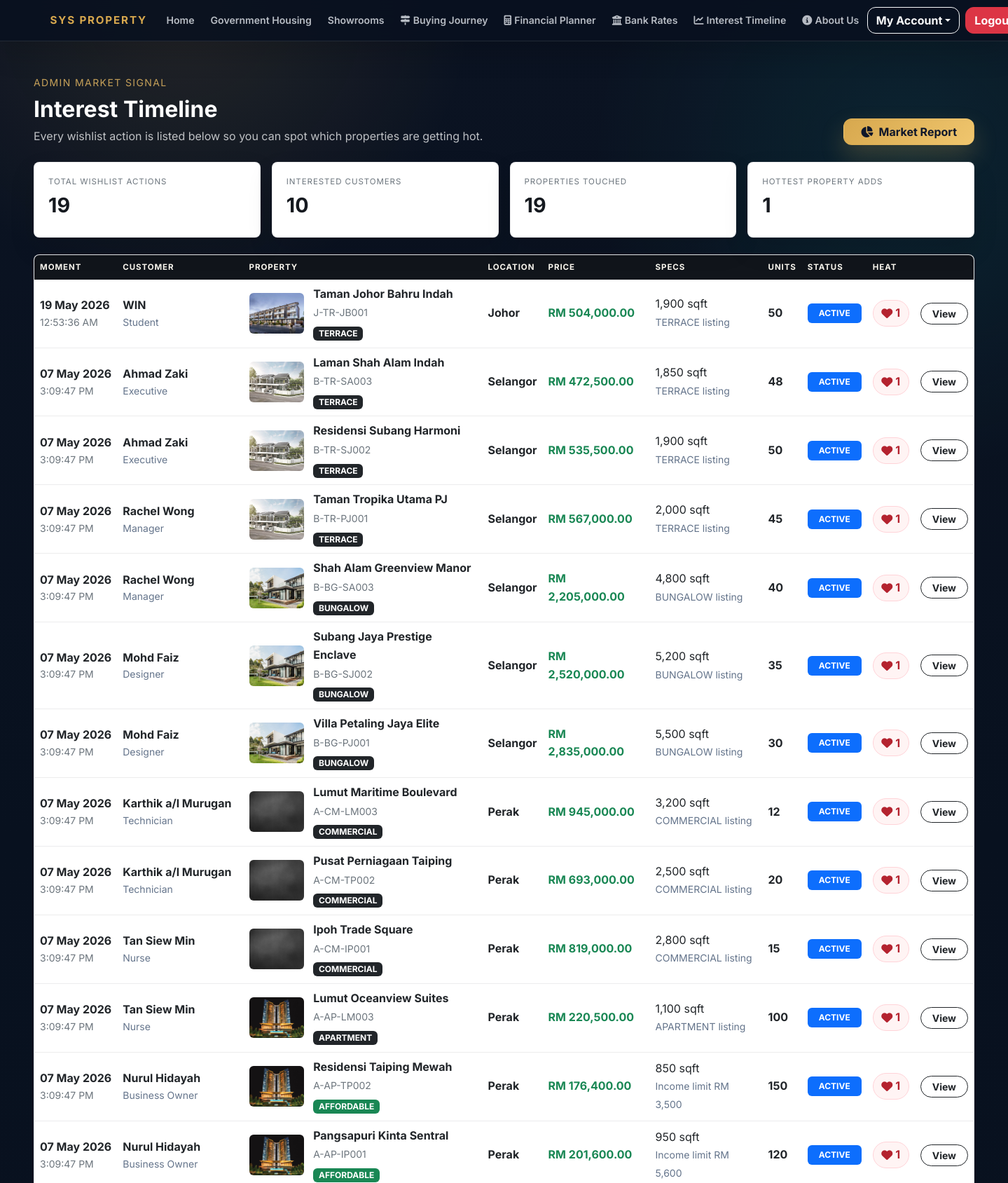
Page /admin/interest_timeline.php (signed in, upper part) on the committed database.
### tables this page shows
CREATE TABLE `wishlists` (
  `wishlist_id` int(11) NOT NULL,
  `customer_id` int(11) NOT NULL,
  `property_id` int(11) NOT NULL,
  `created_at` datetime DEFAULT current_timestamp()
);

CREATE TABLE `customers` (
  `customer_id` int(11) NOT NULL,
  `full_name` varchar(255) NOT NULL,
  `phone_number` varchar(20) NOT NULL,
  `marital_status` enum('SINGLE','MARRIED') NOT NULL,
  `dependents_count` int(11) NOT NULL DEFAULT 0,
  `occupation` varchar(150) NOT NULL,
  `monthly_income` decimal(10,2) NOT NULL,
  `profile_image` varchar(255) DEFAULT NULL
);

CREATE TABLE `properties` (
  `property_id` int(11) NOT NULL,
  `property_code` varchar(20) NOT NULL,
  `project_name` varchar(255) NOT NULL,
  `state` varchar(100) NOT NULL,
  `property_type` enum('AFFORDABLE','TERRACE','BUNGALOW','COMMERCIAL','APARTMENT') NOT NULL,
  `price` decimal(12,2) NOT NULL,
  `total_units` int(11) NOT NULL,
  `built_up_sqft` int(11) NOT NULL,
  `income_limit_rm` decimal(10,2) DEFAULT NULL,
  `status` enum('ACTIVE','SOLD_OUT','ARCHIVED') NOT NULL DEFAULT 'ACTIVE',
  `image_filename` varchar(255) NOT NULL,
  `image_search_keyword` varchar(255) NOT NULL,
  `is_affordable` tinyint(1) NOT NULL DEFAULT 0
);

### includes/property_images.php (called while the page is built, shortened)
<?php
function property_catalog_image_path(array $property, string $url_prefix = '', string $filesystem_prefix = ''): string
{
    $base_url = $url_prefix . 'SYS Property Catalog/';
    $base_path = $filesystem_prefix . 'SYS Property Catalog/';
    $placeholder = $base_url . 'placeholder.jpg';
    $custom_image = trim((string)($property['image_filename'] ?? ''));
    if ($custom_image !== '') {
        $custom_image = ltrim(str_replace('\\', '/', $custom_image), '/');
    }
    $db_type = strtolower(trim((string)($property['property_type'] ?? '')));
    $raw_state = trim((string)($property['state'] ?? ''));
    $state_name = ucwords(strtolower($raw_state));
    $folder = 'Apartment/';
    if ($db_type === 'commercial') {
        $folder = 'Commercial/';
    } elseif ($db_type === 'terrace') {
        $folder = 'Terrace/';
    } elseif ($db_type === 'bungalow') {
        $folder = 'Bungalow/';
    }
    $file_name = ucfirst($db_type) . ' - ' . $state_name;
    foreach (['jpg', 'jpeg', 'png', 'webp'] as $ext) {
        $relative_path = $folder . $file_name . '.' . $ext;
        if (file_exists($base_path . $relative_path)) {
            return $base_url . $relative_path;
        }
    }
    return $placeholder;
}

### admin/interest_timeline.php (the view, shortened to what this page needs)
<?php
require_once '../includes/property_images.php';
include '../includes/header.php';
$summary = [
    'total_actions' => 0,
    'unique_customers' => 0,
    'unique_properties' => 0,
    'top_interest' => 0
];
$summary_result = $conn->query("
    SELECT
        COUNT(*) AS total_actions,
        COUNT(DISTINCT customer_id) AS unique_customers,
        COUNT(DISTINCT property_id) AS unique_properties
    FROM wishlists
");
if ($summary_result) {
    $summary = array_merge($summary, $summary_result->fetch_assoc() ?: []);
}
$top_result = $conn->query("
    SELECT COUNT(*) AS top_interest
    FROM wishlists
    GROUP BY property_id
    ORDER BY top_interest DESC
    LIMIT 1
");
if ($top_result && $top_result->num_rows > 0) {
    $summary['top_interest'] = (int)$top_result->fetch_assoc()['top_interest'];
}
$query = "
    SELECT
        w.wishlist_id,
        w.created_at,
        c.full_name AS customer_name,
        c.occupation,
        p.property_id,
        p.property_code,
        p.project_name,
        p.state,
        p.property_type,
        p.price,
        p.total_units,
        p.built_up_sqft,
        p.income_limit_rm,
        p.status,
        p.image_filename,
        p.is_affordable,
        popularity.total_interest
    FROM wishlists w
    JOIN customers c ON w.customer_id = c.customer_id
    JOIN properties p ON w.property_id = p.property_id
    JOIN (
        SELECT property_id, COUNT(*) AS total_interest
        FROM wishlists
        GROUP BY property_id
    ) popularity ON popularity.property_id = p.property_id
    ORDER BY w.created_at DESC, w.wishlist_id DESC
    LIMIT 100
";
$result = $conn->query($query);
?>
<div class="container-fluid px-4 px-lg-5 my-5 interest-timeline-page">
    <div class="d-flex flex-column flex-lg-row justify-content-between align-items-lg-end gap-3 mb-4">
        <div>
            <p class="text-uppercase tracking-wider text-gold mb-2 small">Admin Market Signal</p>
            <h2 class="fw-bold m-0 text-white">Interest Timeline</h2>
            <p class="text-light opacity-75 mt-2 mb-0">
                Every wishlist action is listed below so you can spot which properties are getting hot.
            </p>
        </div>
        <a href="business_reports.php?report=market" class="btn btn-primary fw-bold px-4">
            <i class="fas fa-chart-pie me-2"></i>Market Report
        </a>
    </div>
    <div class="row g-3 mb-4">
        <div class="col-6 col-xl-3">
            <div class="timeline-metric">
                <span>Total Wishlist Actions</span>
                <strong><?php echo number_format((int)$summary['total_actions']); ?></strong>
            </div>
        </div>
        <div class="col-6 col-xl-3">
            <div class="timeline-metric">
                <span>Interested Customers</span>
                <strong><?php echo number_format((int)$summary['unique_customers']); ?></strong>
            </div>
        </div>
        <div class="col-6 col-xl-3">
            <div class="timeline-metric">
                <span>Properties Touched</span>
                <strong><?php echo number_format((int)$summary['unique_properties']); ?></strong>
            </div>
        </div>
        <div class="col-6 col-xl-3">
            <div class="timeline-metric">
                <span>Hottest Property Adds</span>
                <strong><?php echo number_format((int)$summary['top_interest']); ?></strong>
            </div>
        </div>
    </div>
    <div class="interest-grid-wrap bg-white text-dark shadow-sm">
        <div class="table-responsive">
            <table class="table align-middle interest-grid mb-0">
                <thead>
                    <tr>
                        <th>Moment</th>
                        <th>Customer</th>
                        <th>Property</th>
                        <th>Location</th>
                        <th>Price</th>
                        <th>Specs</th>
                        <th>Units</th>
                        <th>Status</th>
                        <th>Heat</th>
                        <th></th>
                    </tr>
                </thead>
                <tbody>
                    <?php if ($result && $result->num_rows > 0): ?>
                        <?php while ($log = $result->fetch_assoc()): ?>
                            <?php
                            $is_affordable = (int)$log['is_affordable'] === 1;
                            $is_sold_out = trim((string)$log['status']) === 'SOLD_OUT';
                            $final_img = property_catalog_image_path($log, '../', '../');
                            ?>
                            <tr>
                                <td class="moment-cell">
                                    <strong><?php echo date('d M Y', strtotime($log['created_at'])); ?></strong>
                                    <small><?php echo date('g:i:s A', strtotime($log['created_at'])); ?></small>
                                </td>
                                <td>
                                    <strong><?php echo htmlspecialchars($log['customer_name']); ?></strong>
                                    <small class="d-block text-muted"><?php echo htmlspecialchars($log['occupation'] ?: 'Occupation not set'); ?></small>
                                </td>
                                <td class="property-cell">
                                    <div class="property-cell-inner">
                                        <img src="<?php echo htmlspecialchars($final_img); ?>" alt="<?php echo htmlspecialchars($log['project_name']); ?>">
                                        <div>
                                            <strong><?php echo htmlspecialchars($log['project_name']); ?></strong>
                                            <small><?php echo htmlspecialchars($log['property_code']); ?></small>
                                            <span class="badge <?php echo $is_affordable ? 'bg-success' : 'bg-dark'; ?> mt-2">
                                                <?php echo $is_affordable ? 'AFFORDABLE' : htmlspecialchars($log['property_type']); ?>
                                            </span>
                                        </div>
                                    </div>
                                </td>
                                <td>
                                    <span class="fw-bold"><?php echo htmlspecialchars($log['state']); ?></span>
                                </td>
                                <td class="fw-bold text-success">RM <?php echo number_format((float)$log['price'], 2); ?></td>
                                <td>
                                    <span class="d-block"><?php echo number_format((int)$log['built_up_sqft']); ?> sqft</span>
                                    <?php if ($is_affordable): ?>
                                        <small class="text-muted">Income limit RM <?php echo number_format((float)($log['income_limit_rm'] ?? 0), 0); ?></small>
                                    <?php else: ?>
                                        <small class="text-muted"><?php echo htmlspecialchars($log['property_type']); ?> listing</small>
                                    <?php endif; ?>
                                </td>
                                <td>
                                    <span class="<?php echo $is_sold_out ? 'text-danger' : 'text-dark'; ?> fw-bold">
                                        <?php echo $is_sold_out ? '0' : number_format((int)$log['total_units']); ?>
                                    </span>
                                </td>
                                <td>
                                    <span class="badge <?php echo $is_sold_out ? 'bg-danger' : 'bg-primary'; ?> px-3 py-2">
                                        <?php echo htmlspecialchars($log['status']); ?>
                                    </span>
                                </td>
                                <td>
                                    <span class="heat-pill">
                                        <i class="fas fa-heart me-1"></i><?php echo number_format((int)$log['total_interest']); ?>
                                    </span>
                                </td>
                                <td class="text-end">
                                    <a href="../property_detail.php?id=<?php echo (int)$log['property_id']; ?>" class="btn btn-outline-dark btn-sm rounded-pill px-3">
                                        View
                                    </a>
                                </td>
                            </tr>
                        <?php endwhile; ?>
                    <?php endif; ?>
                </tbody>
            </table>
        </div>
    </div>
</div>
<?php include '../includes/footer.php'; ?>

### includes/header.php (style rules this page uses)
:root { --luxury-bg: #05060a; --luxury-surface: rgba(255,255,255,0.08); --luxury-border: rgba(255,255,255,0.12); --luxury-gold: #c5a059; --luxury-white: #f4f1e8; --luxury-muted: rgba(236,233,225,0.78); }
* { box-sizing: border-box; }
html { scroll-behavior: smooth; }
body { margin: 0; min-height: 100vh; background: radial-gradient(circle at top, rgba(197,160,89,0.06), transparent 28%), linear-gradient(180deg, #08101c 0%, #05060a 100%); color: var(--luxury-white); font-family: 'Montserrat', sans-serif; }
body a { transition: color 0.2s ease, transform 0.2s ease; }
h1, h2, h3, h4, h5, h6 { font-family: 'Playfair Display', serif; letter-spacing: 0.03em; }
.btn-primary { background: linear-gradient(135deg, #c5a059 0%, #d5b06d 100%) !important; border-color: transparent !important; box-shadow: 0 14px 30px rgba(197,160,89,0.25); color: #11151b !important; font-weight: 600; }
.bg-light, .bg-white, .card:not(.bg-dark):not(.estimator-card), .list-group-item, .dropdown-menu, .modal-content:not(.bg-dark), .form-control, .form-select { color: #212529; }
.tracking-wider { letter-spacing: 0.1em; }
.text-gold { color: var(--luxury-gold) !important; }
:root { --luxury-bg: #08111f; --luxury-ink: #101827; --luxury-gold: #d7a84e; --luxury-blue: #2d6cdf; --luxury-teal: #10a6a0; --luxury-white: #fbfaf7; --luxury-muted: rgba(238,242,247,0.76); --surface: #ffffff; --surface-soft: #f6f8fb; --text-muted: #64748b; --radius: 18px; --shadow-soft: 0 18px 48px rgba(15, 23, 42, 0.12); --shadow-lift: 0 28px 70px rgba(15, 23, 42, 0.18); }
body { background: radial-gradient(circle at 18% 0%, rgba(215,168,78,0.12), transparent 26rem), radial-gradient(circle at 90% 8%, rgba(16,166,160,0.12), transparent 28rem), linear-gradient(180deg, #0b1322 0%, #08111f 42%, #0a1220 100%); color: var(--luxury-white); font-family: 'Inter', system-ui, -apple-system, BlinkMacSystemFont, 'Segoe UI', sans-serif; line-height: 1.6; text-rendering: optimizeLegibility; }
body a { transition: color 0.2s ease, background-color 0.2s ease, border-color 0.2s ease, transform 0.2s ease, box-shadow 0.2s ease; }
h1, h2, h3, h4, h5, h6 { font-family: 'Inter', system-ui, sans-serif; letter-spacing: 0; line-height: 1.12; }
.btn { border-radius: 12px; font-weight: 700; letter-spacing: 0; transition: transform 0.2s ease, box-shadow 0.2s ease, background-color 0.2s ease, border-color 0.2s ease; }
.btn-primary { background: linear-gradient(135deg, #d7a84e 0%, #f0c66e 100%) !important; box-shadow: 0 16px 34px rgba(215,168,78,0.24); color: #0f172a !important; }
.btn-outline-dark, .btn-outline-secondary, .btn-outline-light { border-width: 1px; font-weight: 700; }
.bg-white { background-color: var(--surface) !important; }
.text-muted { color: var(--text-muted) !important; }

### admin/interest_timeline.php (style rules this page uses)
.interest-timeline-page .tracking-wider { letter-spacing: 0.1em; }
.interest-timeline-page .text-gold { color: #c5a059 !important; }
.timeline-metric { background: #ffffff; color: #15191f; border: 1px solid rgba(20,24,31,0.08); box-shadow: 0 16px 36px rgba(0,0,0,0.12); padding: 1.1rem 1.25rem; border-radius: 8px; min-height: 108px; }
.timeline-metric span { display: block; color: #6c757d; font-size: 0.72rem; text-transform: uppercase; letter-spacing: 0.08em; margin-bottom: 0.55rem; }
.timeline-metric strong { display: block; font-size: clamp(1.35rem, 2vw, 2rem); line-height: 1.1; }
.interest-grid-wrap { border-radius: 8px; overflow: hidden; border: 1px solid rgba(20,24,31,0.08); }
.interest-grid thead th { background: #11151b; color: #f8f5ed; border: 0; font-size: 0.72rem; text-transform: uppercase; letter-spacing: 0.08em; white-space: nowrap; }
.interest-grid tbody td { border-color: rgba(20,24,31,0.08); vertical-align: middle; }
.moment-cell strong, .moment-cell small { display: block; white-space: nowrap; }
.moment-cell small { color: #6c757d; }
.property-cell { min-width: 300px; }
.property-cell-inner { min-width: 300px; display: flex; align-items: center; gap: 0.85rem; }
.property-cell-inner img { width: 78px; height: 58px; object-fit: cover; border-radius: 6px; flex: 0 0 auto; }
.property-cell-inner strong, .property-cell-inner small { display: block; }
.property-cell-inner small { color: #6c757d; margin-top: 0.2rem; }
.heat-pill { display: inline-flex; align-items: center; background: #fff4f4; color: #b4232f; border: 1px solid #ffd3d8; border-radius: 999px; padding: 0.32rem 0.72rem; font-weight: 700; }

### rows in the picture
wishlists: created_at "19 May 2026", created_at "12:53:36 AM", customer.full_name "WIN", customer.occupation "Student", property.state (picture), property.project_name "Taman Johor Bahru Indah", property.property_code "J-TR-JB001", property.property_type "TERRACE", property.state "Johor", property.price "504,000.00", property.built_up_sqft "1,900", property.total_units "50", property.status "ACTIVE", total_interest "1"
wishlists: created_at "07 May 2026", created_at "3:09:47 PM", customer.full_name "Ahmad Zaki", customer.occupation "Executive", property.state (picture), property.project_name "Laman Shah Alam Indah", property.property_code "B-TR-SA003", property.property_type "TERRACE", property.state "Selangor", property.price "472,500.00", property.built_up_sqft "1,850", property.total_units "48", property.status "ACTIVE", total_interest "1"
wishlists: created_at "07 May 2026", created_at "3:09:47 PM", customer.full_name "Ahmad Zaki", customer.occupation "Executive", property.state (picture), property.project_name "Residensi Subang Harmoni", property.property_code "B-TR-SJ002", property.property_type "TERRACE", property.state "Selangor", property.price "535,500.00", property.built_up_sqft "1,900", property.total_units "50", property.status "ACTIVE", total_interest "1"
wishlists: created_at "07 May 2026", created_at "3:09:47 PM", customer.full_name "Rachel Wong", customer.occupation "Manager", property.state (picture), property.project_name "Taman Tropika Utama PJ", property.property_code "B-TR-PJ001", property.property_type "TERRACE", property.state "Selangor", property.price "567,000.00", property.built_up_sqft "2,000", property.total_units "45", property.status "ACTIVE", total_interest "1"
wishlists: created_at "07 May 2026", created_at "3:09:47 PM", customer.full_name "Rachel Wong", customer.occupation "Manager", property.state (picture), property.project_name "Shah Alam Greenview Manor", property.property_code "B-BG-SA003", property.property_type "BUNGALOW", property.state "Selangor", property.price "2,205,000.00", property.built_up_sqft "4,800", property.total_units "40", property.status "ACTIVE", total_interest "1"
wishlists: created_at "07 May 2026", created_at "3:09:47 PM", customer.full_name "Mohd Faiz", customer.occupation "Designer", property.state (picture), property.project_name "Subang Jaya Prestige Enclave", property.property_code "B-BG-SJ002", property.property_type "BUNGALOW", property.state "Selangor", property.price "2,520,000.00", property.built_up_sqft "5,200", property.total_units "35", property.status "ACTIVE", total_interest "1"
wishlists: created_at "07 May 2026", created_at "3:09:47 PM", customer.full_name "Mohd Faiz", customer.occupation "Designer", property.state (picture), property.project_name "Villa Petaling Jaya Elite", property.property_code "B-BG-PJ001", property.property_type "BUNGALOW", property.state "Selangor", property.price "2,835,000.00", property.built_up_sqft "5,500", property.total_units "30", property.status "ACTIVE", total_interest "1"
wishlists: created_at "07 May 2026", created_at "3:09:47 PM", customer.full_name "Karthik a/l Murugan", customer.occupation "Technician", property.project_name "Lumut Maritime Boulevard", property.property_code "A-CM-LM003", property.property_type "COMMERCIAL", property.state "Perak", property.price "945,000.00", property.built_up_sqft "3,200", property.total_units "12", property.status "ACTIVE", total_interest "1"
wishlists: created_at "07 May 2026", created_at "3:09:47 PM", customer.full_name "Karthik a/l Murugan", customer.occupation "Technician", property.project_name "Pusat Perniagaan Taiping", property.property_code "A-CM-TP002", property.property_type "COMMERCIAL", property.state "Perak", property.price "693,000.00", property.built_up_sqft "2,500", property.total_units "20", property.status "ACTIVE", total_interest "1"
wishlists: created_at "07 May 2026", created_at "3:09:47 PM", customer.full_name "Tan Siew Min", customer.occupation "Nurse", property.project_name "Ipoh Trade Square", property.property_code "A-CM-IP001", property.property_type "COMMERCIAL", property.state "Perak", property.price "819,000.00", property.built_up_sqft "2,800", property.total_units "15", property.status "ACTIVE", total_interest "1"
wishlists: created_at "07 May 2026", created_at "3:09:47 PM", customer.full_name "Tan Siew Min", customer.occupation "Nurse", property.state (picture), property.project_name "Lumut Oceanview Suites", property.property_code "A-AP-LM003", property.property_type "APARTMENT", property.state "Perak", property.price "220,500.00", property.built_up_sqft "1,100", property.total_units "100", property.status "ACTIVE", total_interest "1"
wishlists: created_at "07 May 2026", created_at "3:09:47 PM", customer.full_name "Nurul Hidayah", customer.occupation "Business Owner", property.state (picture), property.project_name "Residensi Taiping Mewah", property.property_code "A-AP-TP002", shows "AFFORDABLE", property.state "Perak", property.price "176,400.00", property.built_up_sqft "850", property.income_limit_rm "3,500", property.total_units "150", property.status "ACTIVE", total_interest "1"
wishlists: created_at "07 May 2026", created_at "3:09:47 PM", customer.full_name "Nurul Hidayah", customer.occupation "Business Owner", property.state (picture), property.project_name "Pangsapuri Kinta Sentral", property.property_code "A-AP-IP001", shows "AFFORDABLE", property.state "Perak", property.price "201,600.00", property.built_up_sqft "950", property.income_limit_rm "5,600", property.total_units "120", property.status "ACTIVE", total_interest "1"

### other values in the picture
$wishlist_text "Interest Timeline"
$summary['total_actions'] "19"
$summary['unique_customers'] "10"
$summary['unique_properties'] "19"
$summary['top_interest'] "1"
